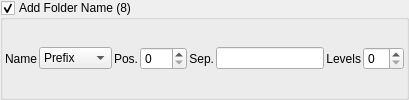
               <widget class="QGroupBox" name="i_add_folder_name_group">
                <property name="title">
                 <string>Add Folder Name (8)</string>
                </property>
                <property name="checkable">
                 <bool>true</bool>
                </property>
                <layout class="QGridLayout" name="gridLayout_15">
                 <property name="leftMargin">
                  <number>2</number>
                 </property>
                 <property name="topMargin">
                  <number>2</number>
                 </property>
                 <property name="rightMargin">
                  <number>2</number>
                 </property>
                 <property name="bottomMargin">
                  <number>2</number>
                 </property>
                 <property name="spacing">
                  <number>2</number>
                 </property>
                 <item row="0" column="1">
                  <widget class="QComboBox" name="add_folder_name_name_entry">
                   <property name="sizePolicy">
                    <sizepolicy hsizetype="Expanding" vsizetype="Fixed">
                     <horstretch>0</horstretch>
                     <verstretch>0</verstretch>
                    </sizepolicy>
                   </property>
                   <item>
                    <property name="text">
                     <string>Prefix</string>
                    </property>
                   </item>
                   <item>
                    <property name="text">
                     <string>Suffix</string>
                    </property>
                   </item>
                   <item>
                    <property name="text">
                     <string>Position</string>
                    </property>
                   </item>
                  </widget>
                 </item>
                 <item row="0" column="2">
                  <widget class="QLabel" name="add_folder_name_at_pos_label">
                   <property name="text">
                    <string>Pos.</string>
                   </property>
                   <property name="alignment">
                    <set>Qt::AlignRight|Qt::AlignTrailing|Qt::AlignVCenter</set>
                   </property>
                  </widget>
                 </item>
                 <item row="0" column="5">
                  <widget class="QLineEdit" name="add_folder_name_sep_entry">
                   <property name="sizePolicy">
                    <sizepolicy hsizetype="Maximum" vsizetype="Fixed">
                     <horstretch>0</horstretch>
                     <verstretch>0</verstretch>
                    </sizepolicy>
                   </property>
                   <property name="minimumSize">
                    <size>
                     <width>30</width>
                     <height>0</height>
                    </size>
                   </property>
                  </widget>
                 </item>
                 <item row="0" column="4">
                  <widget class="QLabel" name="add_folder_name_sep_label">
                   <property name="text">
                    <string>Sep.</string>
                   </property>
                   <property name="alignment">
                    <set>Qt::AlignRight|Qt::AlignTrailing|Qt::AlignVCenter</set>
                   </property>
                  </widget>
                 </item>
                 <item row="0" column="3">
                  <widget class="QSpinBox" name="add_folder_name_at_pos_spinbox">
                   <property name="sizePolicy">
                    <sizepolicy hsizetype="Maximum" vsizetype="Fixed">
                     <horstretch>0</horstretch>
                     <verstretch>0</verstretch>
                    </sizepolicy>
                   </property>
                   <property name="maximum">
                    <number>256</number>
                   </property>
                  </widget>
                 </item>
                 <item row="0" column="0">
                  <widget class="QLabel" name="add_folder_name_name_label">
                   <property name="text">
                    <string>Name</string>
                   </property>
                   <property name="alignment">
                    <set>Qt::AlignRight|Qt::AlignTrailing|Qt::AlignVCenter</set>
                   </property>
                  </widget>
                 </item>
                 <item row="0" column="6">
                  <widget class="QLabel" name="add_folder_name_levels_label">
                   <property name="text">
                    <string>Levels</string>
                   </property>
                   <property name="alignment">
                    <set>Qt::AlignRight|Qt::AlignTrailing|Qt::AlignVCenter</set>
                   </property>
                  </widget>
                 </item>
                 <item row="0" column="7">
                  <widget class="QSpinBox" name="add_folder_name_levels_spinbox">
                   <property name="sizePolicy">
                    <sizepolicy hsizetype="Maximum" vsizetype="Fixed">
                     <horstretch>0</horstretch>
                     <verstretch>0</verstretch>
                    </sizepolicy>
                   </property>
                  </widget>
                 </item>
                </layout>
               </widget>
